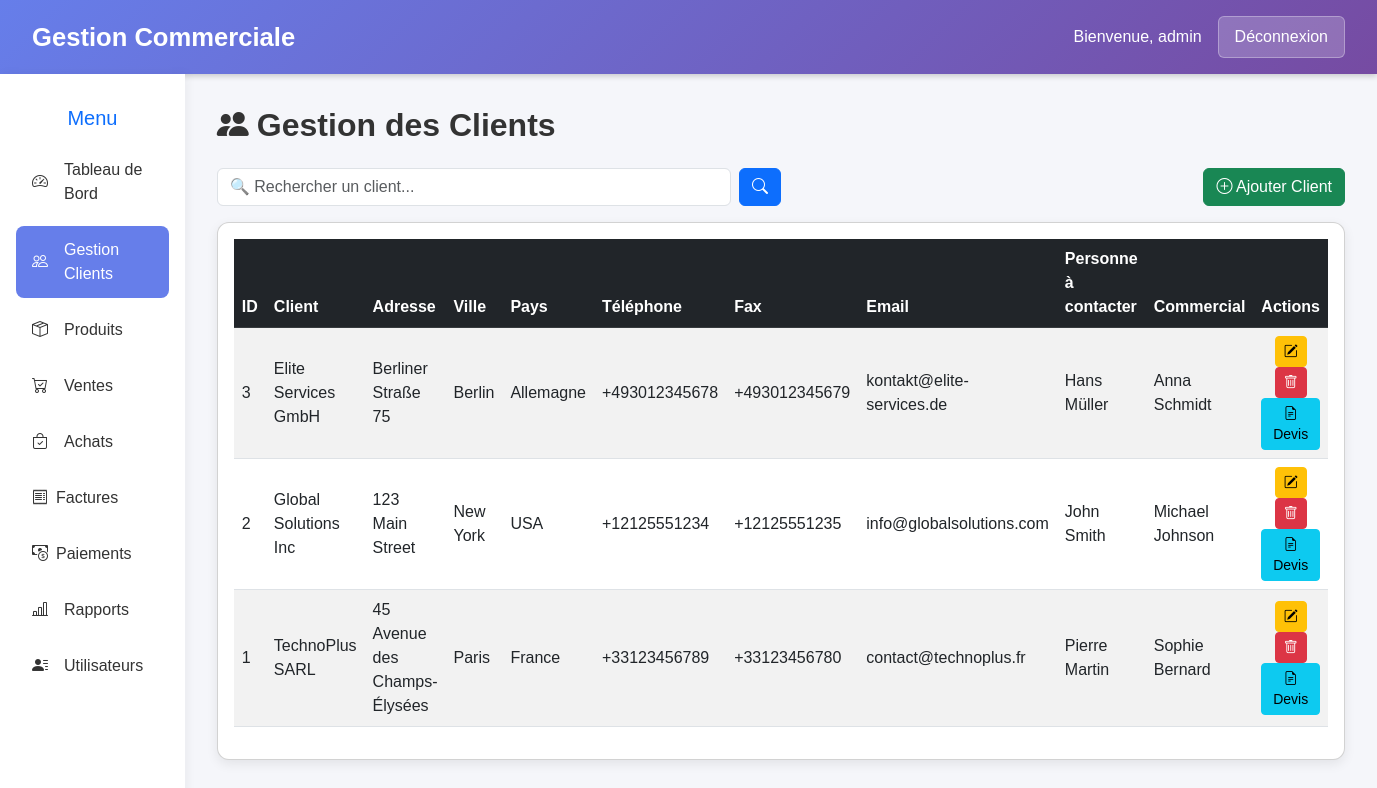
The page /clients.php (signed in) on the database its author committed.
### tables this page shows
CREATE TABLE `clients` (
  `id` int(11) NOT NULL,
  `client` varchar(100) NOT NULL,
  `adresse` text DEFAULT NULL,
  `ville` varchar(100) DEFAULT NULL,
  `pays` varchar(100) DEFAULT NULL,
  `telephone` varchar(20) DEFAULT NULL,
  `fax` varchar(20) DEFAULT NULL,
  `email` varchar(100) DEFAULT NULL,
  `personne_a_contacter` varchar(100) DEFAULT NULL,
  `commercial` varchar(100) DEFAULT NULL,
  `created_at` timestamp NOT NULL DEFAULT current_timestamp()
);

### clients.php (the view, shortened to what this page needs)
<?php
try {
    $db = new PDO("mysql:host=localhost;dbname=gestion_commerciale;charset=utf8", "root", "");
    $db->setAttribute(PDO::ATTR_ERRMODE, PDO::ERRMODE_EXCEPTION);
} catch(PDOException $e) {
    die("Erreur de connexion : " . $e->getMessage());
}
?>
<!DOCTYPE html>
<html lang="fr">
<head>
    <link href="https://cdn.jsdelivr.net/npm/bootstrap@5.3.0/dist/css/bootstrap.min.css" rel="stylesheet">
    <link href="https://cdn.jsdelivr.net/npm/bootstrap-icons@1.11.3/font/bootstrap-icons.css" rel="stylesheet">
</head>
<body>
    <div class="header">
        <div class="logo">Gestion Commerciale</div>
        <div class="user-info">
            <span>Bienvenue, <?= htmlspecialchars($_SESSION['username'] ?? 'Utilisateur'); ?></span>
            <a href="logout.php" class="logout-btn">Déconnexion</a>
        </div>
    </div>
    <div class="container-dashboard">
        <div class="sidebar">
            <h5 class="text-center mb-3 text-primary">Menu</h5>
            <a href="index.php" class="nav-link"><i class="bi bi-speedometer2 me-2"></i> Tableau de Bord</a>
            <a href="clients.php" class="nav-link active"><i class="bi bi-people me-2"></i> Gestion Clients</a>
            <a href="produits.php" class="nav-link"><i class="bi bi-box-seam me-2"></i> Produits</a>
            <a href="ventes.php" class="nav-link"><i class="bi bi-cart-check me-2"></i> Ventes</a>
            <a href="achats.php" class="nav-link"><i class="bi bi-bag-check me-2"></i> Achats</a>
            <a href="facture_list.php" class="nav-link"><i class="bi bi-receipt"></i> Factures</a>
            <a href="paiement_list.php" class="nav-link"><i class="bi bi-cash-coin"></i> Paiements</a>
            <a href="rapports.php" class="nav-link"><i class="bi bi-bar-chart-line me-2"></i> Rapports</a>
            <a href="users.php" class="nav-link"><i class="bi bi-person-lines-fill me-2"></i> Utilisateurs</a>
        </div>
        <div class="main-content">
            <h2 class="mb-4"><i class="bi bi-people-fill me-2"></i>Gestion des Clients</h2>
            <div class="d-flex justify-content-between mb-3">
                <form method="GET" action="clients.php" class="d-flex w-50">
                    <input type="text" name="search" class="form-control me-2" placeholder="🔍 Rechercher un client..."
                        value="<?= htmlspecialchars($_GET['search'] ?? '') ?>">
                    <button type="submit" class="btn btn-primary"><i class="bi bi-search"></i></button>
                </form>
                <button type="button" class="btn btn-success" data-bs-toggle="modal" data-bs-target="#addClientModal">
                    <i class="bi bi-plus-circle"></i> Ajouter Client
                </button>
            </div>
            <div class="card p-3">
                <div class="table-container">
                    <table class="table table-striped align-middle">
                        <thead class="table-dark">
                            <tr>
                                <th>ID</th>
                                <th>Client</th>
                                <th>Adresse</th>
                                <th>Ville</th>
                                <th>Pays</th>
                                <th>Téléphone</th>
                                <th>Fax</th>
                                <th>Email</th>
                                <th>Personne à contacter</th>
                                <th>Commercial</th>
                                <th class="text-center">Actions</th>
                            </tr>
                        </thead>
                        <tbody>
                            <?php
                        $search = $_GET['search'] ?? '';
                        if(!empty($search)) {
                            $stmt = $db->prepare("SELECT * FROM clients WHERE client LIKE :search OR email LIKE :search OR telephone LIKE :search OR ville LIKE :search OR personne_a_contacter LIKE :search ORDER BY id DESC");
                            $stmt->execute([':search' => "%$search%"]);
                        } else {
                            $stmt = $db->query("SELECT * FROM clients ORDER BY id DESC");
                        }
                        foreach($stmt as $client): ?>
                            <tr>
                                <td><?= $client['id']; ?></td>
                                <td><?= htmlspecialchars($client['client']); ?></td>
                                <td><?= htmlspecialchars($client['adresse']); ?></td>
                                <td><?= htmlspecialchars($client['ville']); ?></td>
                                <td><?= htmlspecialchars($client['pays']); ?></td>
                                <td><?= htmlspecialchars($client['telephone']); ?></td>
                                <td><?= htmlspecialchars($client['fax']); ?></td>
                                <td><?= htmlspecialchars($client['email']); ?></td>
                                <td><?= htmlspecialchars($client['personne_a_contacter']); ?></td>
                                <td><?= htmlspecialchars($client['commercial']); ?></td>
                                <td class="text-center">
                                    <button class="btn btn-warning btn-sm" data-bs-toggle="modal" data-bs-target="#editClientModal<?= $client['id']; ?>">
                                        <i class="bi bi-pencil-square"></i>
                                    </button>
                                    <a href="clients.php?action=delete&id=<?= $client['id']; ?>"
                                        onclick="return confirm('Supprimer ce client ?');" class="btn btn-danger btn-sm">
                                        <i class="bi bi-trash"></i>
                                    </a>
                                    <button class="btn btn-info btn-sm" onclick="genererDevis(<?= $client['id'] ?>)">
                                        <i class="bi bi-file-earmark-text"></i> Devis
                                    </button>
                                </td>
                            </tr>
                            <?php endforeach; ?>
                        </tbody>
                    </table>
                </div>
            </div>
        </div>
    </div>
</body>
</html>

### clients.php (style rules this page uses)
body { font-family: sans-serif; background: #f5f6fa; margin: 0; }
.header { background: linear-gradient(135deg, #667eea, #764ba2); color: white; padding: 1rem 2rem; display: flex; justify-content: space-between; align-items: center; box-shadow: 0 2px 6px rgba(0, 0, 0, 0.2); }
.logo { font-size: 1.6rem; font-weight: 700; }
.user-info { display: flex; align-items: center; gap: 1rem; }
.logout-btn { background: rgba(255, 255, 255, 0.2); color: white; border: 1px solid rgba(255, 255, 255, 0.3); padding: 0.5rem 1rem; border-radius: 6px; text-decoration: none; }
.container-dashboard { display: flex; min-height: calc(100vh - 70px); }
.sidebar { width: 250px; background: white; padding: 2rem 1rem; box-shadow: 2px 0 10px rgba(0, 0, 0, 0.05); }
.nav-link { display: flex; align-items: center; gap: 0.5rem; color: #333; text-decoration: none; padding: 0.75rem 1rem; border-radius: 8px; margin-bottom: 0.5rem; font-weight: 500; transition: 0.2s; }
.nav-link.active, .nav-link:hover { background-color: #667eea; color: white; }
.main-content { flex: 1; padding: 2rem; }
h1, h2, h3, h4 { font-weight: 700; color: #333; }
.card { background: white; padding: 1.5rem; border-radius: 12px; box-shadow: 0 4px 12px rgba(0, 0, 0, 0.08); transition: transform 0.3s, box-shadow 0.3s; }
.table thead { background: #667eea; color: white; }
.table-container { overflow-x: auto; }

### rows shown on the page
clients: id "3", client "Elite Services GmbH", adresse "Berliner Straße 75", ville "Berlin", pays "Allemagne", telephone "+493012345678", fax "+493012345679", email "kontakt@elite-services.de", personne_a_contacter "Hans Müller", commercial "Anna Schmidt"
clients: id "2", client "Global Solutions Inc", adresse "123 Main Street", ville "New York", pays "USA", telephone "+12125551234", fax "+12125551235", email "info@globalsolutions.com", personne_a_contacter "John Smith", commercial "Michael Johnson"
clients: id "1", client "TechnoPlus SARL", adresse "45 Avenue des Champs-Élysées", ville "Paris", pays "France", telephone "+33123456789", fax "+33123456780", email "contact@technoplus.fr", personne_a_contacter "Pierre Martin", commercial "Sophie Bernard"

### other values the page prints
$_SESSION['username'] "admin"
